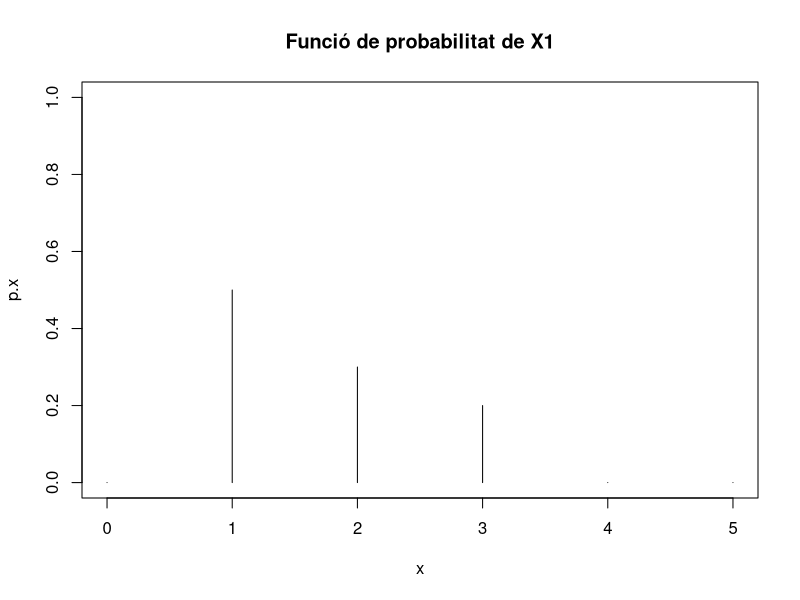
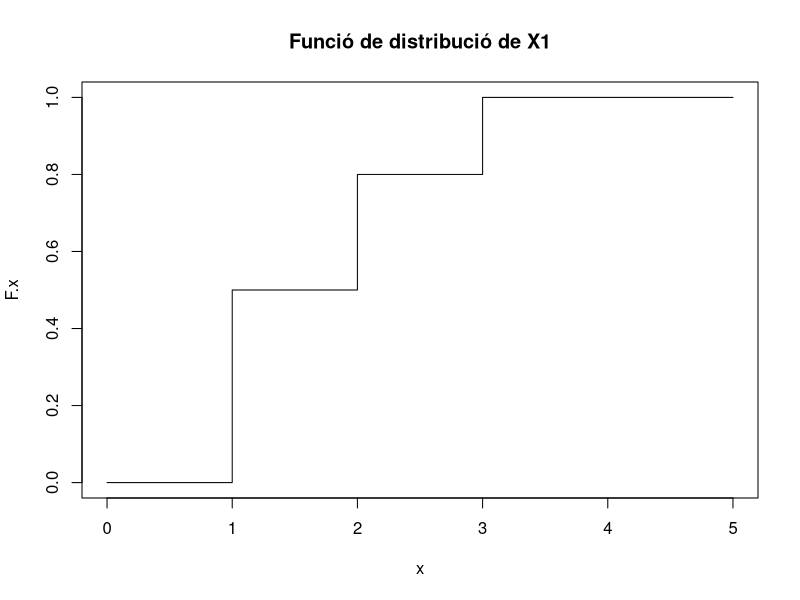
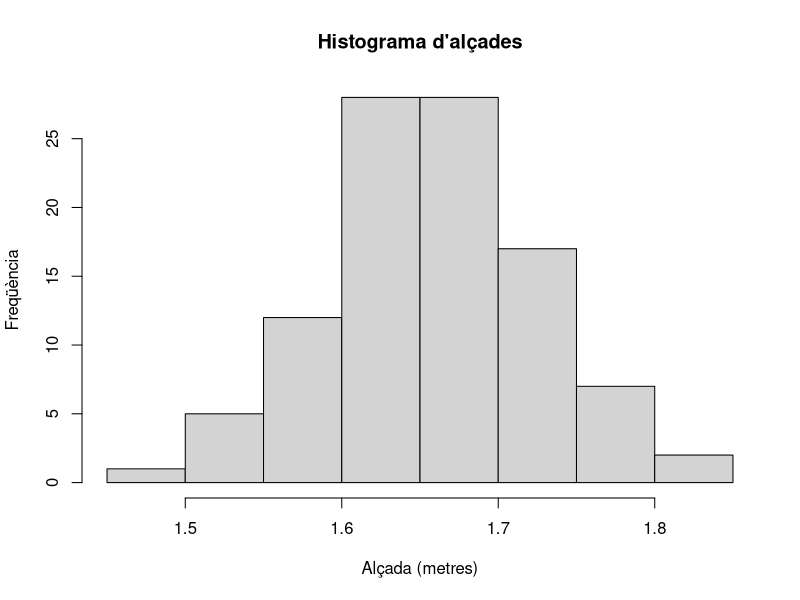
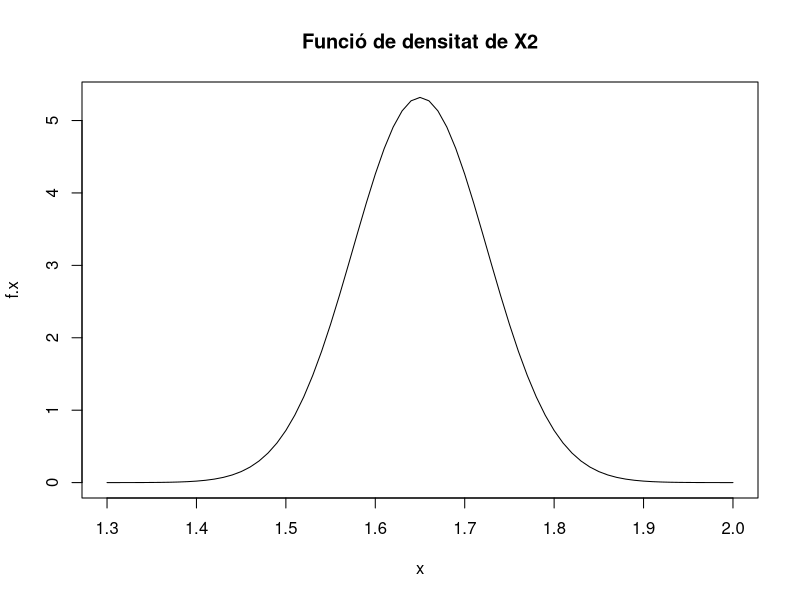
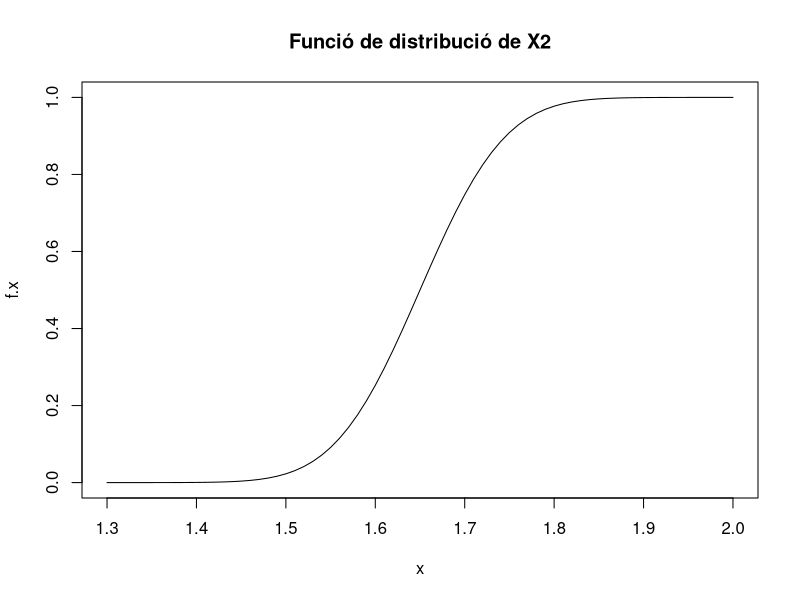

Here is the R script that generated these plots, in order:
## ---- chunk 1
X1 <- function(color){
  valor <- NA
  if( color == "brown") valor = 1
  if( color == "green") valor = 2
  if( color == "blue") valor = 3
  valor
}
## ---- chunk 2
mostra <- sample( x = c("brown", "green", "blue"), size = 100, replace = TRUE, prob = c(0.5, 0.3, 0.2))
## ---- chunk 3
set.seed(1) # ens assegurem que tots tenim la mateixa llavor
mostra <- sample( x = c("brown", "green", "blue"), size = 100, replace = TRUE, prob = c(0.5, 0.3, 0.2))
## ---- chunk 4
table(mostra)
## ---- chunk 5
table(mostra) / length(mostra)
## ---- chunk 6
p <- function(x){
  prob <- rep(0, length(x))
  prob[x == 1] <- 0.5
  prob[x == 2] <- 0.3
  prob[x == 3] <- 0.2
  prob
}
## ---- chunk 7
x <- 0:5
df.p <- data.frame('x' = x, 'p.x' = p(x))
plot(df.p, type='h', ylim = c(0, 1), main = "Funció de probabilitat de X1")
## ---- chunk 8
x <- 0:5
df.F <- data.frame('x' = x, 'F.x' = cumsum(p(x)))
plot(df.F, type='s', ylim = c(0, 1), main = "Funció de distribució de X1")
## ---- chunk 9
set.seed(1)
alcades <- rnorm(n = 100, mean = 1.65, sd = 0.075)
## ---- chunk 10
summary(alcades)
## ---- chunk 11
hist(alcades, main='Histograma d\'alçades', xlab='Alçada (metres)', ylab='Freqüència')
## ---- chunk 12
x = seq(from = 1.3, to = 2, by = 0.01)
df.f = data.frame('x' = x, 'f.x' = dnorm(x, mean = 1.65, sd = 0.075))
plot(df.f, type='l', main = 'Funció de densitat de X2')
## ---- chunk 13
x = seq(from = 1.3, to = 2, by = 0.01)
df.F = data.frame('x' = x, 'f.x' = pnorm(x, mean = 1.65, sd = 0.075))
plot(df.F, type='l', main = 'Funció de distribució de X2')
## ---- chunk 14
set.seed(1)
mu = runif(1, min = 10, max = 20)
desv = runif(1, min = 0, max = 2)
